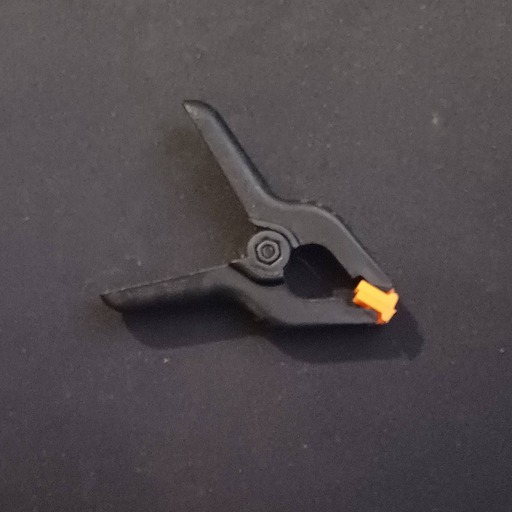
#> input picture data_set/c_r_g_png/clamp/1-01-V2-B.png, 512 x 512 px, found by its file name; its folder holds only this picture in this run
$ jupyter execute image_shower.ipynb
#> lines starting #> are read from the running program, lines starting #| are printed output that depends on the picture
# Carregando Metadados

[cell 1]
import json

META_DATA_PATH = "./tools_classifier/data_set/metadata.json"


def load_metadata():
    with open(META_DATA_PATH, "r") as file:
#> (reads data_set/metadata.json from the repository)
        return json.loads(file.read())
    return None

metadata = load_metadata()

print(f'Dimensions: {metadata["height"]} x {metadata["width"]}')
print(f'channels: {metadata["channels"]}')
print(f'extension: {metadata["extension"]}')
print(f'Number of images: {metadata["num_of_images"]}')
print(f'classes: {metadata["classes"]}')

[cell 2]
import os
import matplotlib.pyplot as plt
from skimage import io

[cell 3]
DATA_SET_DIR = './tools_classifier/data_set/c_r_g_png'

[cell 4]
images = []

for dir in os.listdir(DATA_SET_DIR):
    images_in_class = []
    data_set_dir = os.path.join(DATA_SET_DIR, dir)

    # Iterando sobre as imagens do diretório
    for filename in os.listdir(data_set_dir):
      if filename.endswith('.png'):
          img_path = os.path.join(data_set_dir, filename)
          image = io.imread(img_path)
#> image is the input picture: shape (512, 512, 3); mean R, G, B 79.6, 73.2, 76.6
          images_in_class.append(image)
    images.append({
        'class': dir,
        'images': images_in_class
    })

[cell 5]
num_of_classes = len(images)
max_images_per_class = max(len(imgs['images']) for imgs in images)

fig, axes = plt.subplots(num_of_classes, max_images_per_class, figsize=(max_images_per_class * 2, num_of_classes * 2))

for i, class_data in enumerate(images):
    class_images = class_data['images']
    class_label = class_data['class']

    for j in range(max_images_per_class):
        if j < len(class_images):
            axes[i, j].imshow(class_images[j])
        axes[i, j].axis('off')

        if j == 0:
            axes[i, j].set_title(class_label)


plt.show()
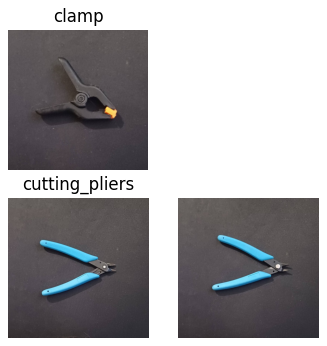
#> figure drawn by matplotlib, 3 panels
